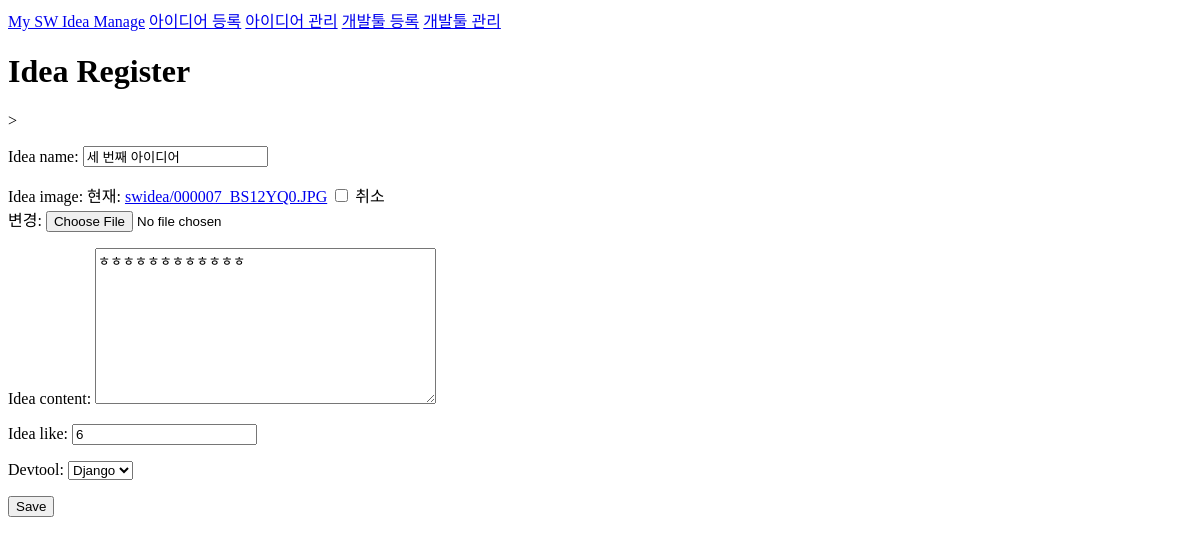
The app's page /1/edit/, older data.
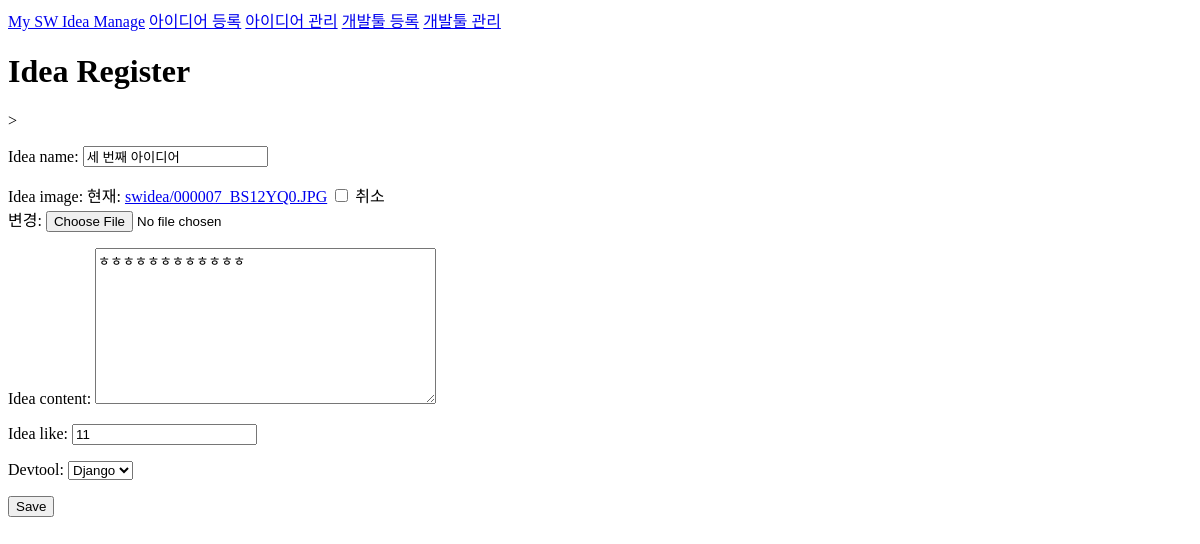
The same page, newer data.
### swidea/models.py (models this page shows, shortened)
class Idea(models.Model):
    idea_name=models.CharField(max_length=200)
    idea_image=models.ImageField(upload_to='swidea',blank=True,null=True)
    idea_content=models.TextField()
    idea_like=models.IntegerField(default=0)
    devtool=models.ForeignKey(Devtool, on_delete=models.CASCADE) ##

### swidea/views.py (the view)
# urls.py: path('<int:pk>/edit/',views.idea_edit,name='idea_edit'), ##수정
def idea_edit(request, pk):
    swidea = get_object_or_404(Idea, pk=pk)
    if request.method == "POST":
        form = IdeaForm(request.POST, instance=swidea)
        if form.is_valid():
            swidea.save()
            return redirect('swidea:idea_detail', pk=swidea.pk)
    else:
        form = IdeaForm(instance=swidea)
    return render(request, 'idea_edit.html', {'form': form})

### swidea/forms.py
class IdeaForm(forms.ModelForm):
    class Meta:
        model=Idea
        fields='__all__'

### swidea/models.py (called while the page is built)
    def __str__(self):
        return self.dev_name

### swidea/templates/idea_edit.html (shortened to what this page needs)
{% extends 'base.html' %}
{% block content %}
    <h1>Idea Register</h1>
    <form action=""  method="POST" enctype="multipart/form-data">>
        {{ form.as_p }}
        <button type="submit" class="save btn btn-default">Save</button>
    </form>
{% endblock %}

Row changes from the older to the newer data that the page shows:
changed Idea "세 번째 아이디어": idea_like "6" → "11"
